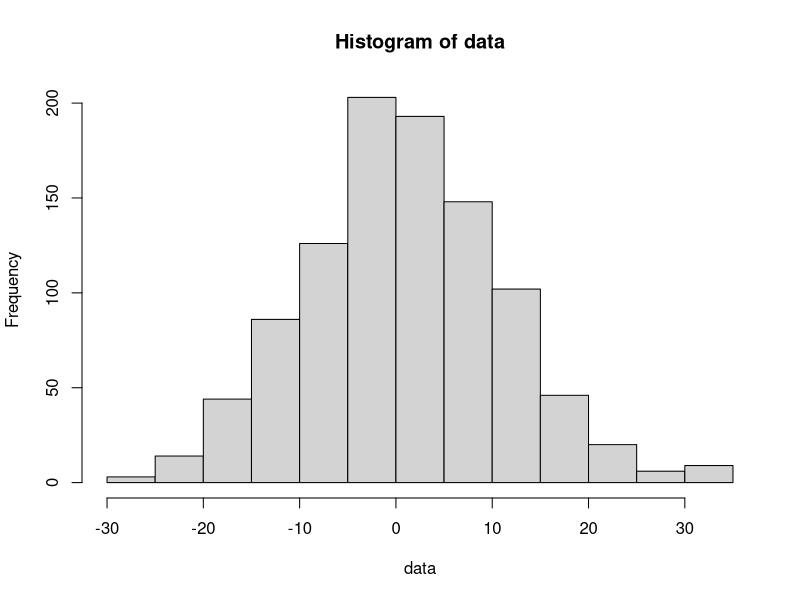

Reproduce this figure in R.
#
data=rnorm(1000,mean=0,sd=10)
hist(data)
var(data)
sd(data)
mean(data)
#Se tienen datos con distribucion normal y que n correspondera a 1000.
#Se calcula el intervalo de confianza en una t student con 95% de confianza.
mean(data)+ qt(0.975,999)*sd(data)*c(-1,1)/(1000^(1/2))
#Se realiza el bootstrap.
sh=sd(data)/sqrt(1000)
boo=NULL
t=NULL
for (i in 1:1000){
  xx<-sample(data,1000,replace=TRUE)
  u<-mean(xx) #la media del remuestreo.
  boo[i]<-u #Se agrega una nueva media.
  t[i]<-(u-mean(data))/(sd(xx)/sqrt(1000))
}
c(mean(data),mean(boo))
#Intervalo de confianza asociado a 95%.
quantile(boo,probs=c(0.025,0.975))
quantile(t,probs=c(0.025,0.975))
#Intervalo de Bootstrap.

mean(data)+quantile(t,c(0.025,0.975))*(sd(data)/sqrt(1000))

mean(data)+ qt(0.975,999)*sd(data)*c(-1,1)/(1000^(1/2))